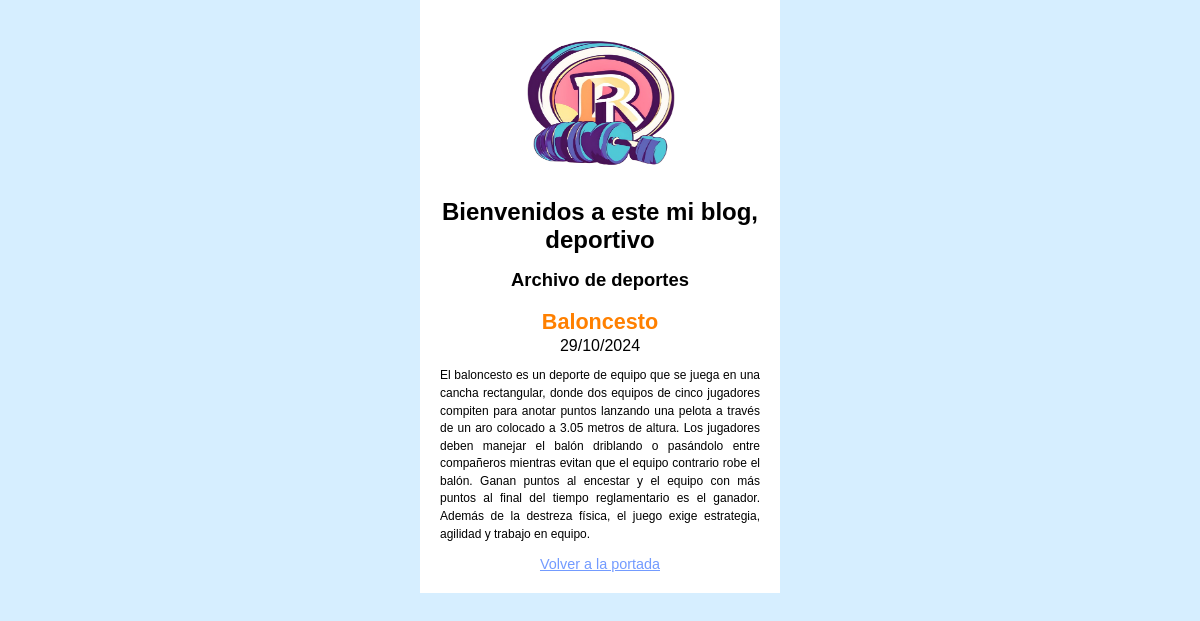
Screenshot of /deporte/1 with the database file from the repository.
### blog/models.py (models this page shows, shortened)
class Post(models.Model):
    title = models.CharField(max_length=200, verbose_name="Titulo")
    content = models.TextField(verbose_name="Contenido")
    created = models.DateTimeField(auto_now_add=True,verbose_name="Creado")
    modified = models.DateTimeField(auto_now=True, verbose_name="Modificado")
    class Meta:
        verbose_name="Entrada"
        verbose_name_plural="Entradas"

### blog/views.py (the view)
# urls.py: path('deporte/<id>', post, name="post"),
def post(request, id):
    post = Post.objects.get(id=id)
    return render(request, "blog/post.html", {"post": post})

### blog/templates/blog/post.html (shortened to what this page needs)
{% extends "blog/base.html" %}
{% block content %}
    <div>
        <h3>{{post.title}}</h3>
        <span class = "date"> {{ post.created|date:"SHORT_DATE_FORMAT" }}</span>
        <p>{{post.content}}</p>
        <a href="{% url 'home' %}">Volver a la portada</a>
    </div>
{% endblock %}

### blog/static/blog/styles.css (style rules this page uses)
body { font-family: Arial, Helvetica, sans-serif; padding: 0; margin: 0; background: rgb(214, 238, 255); }
h3 { font-size: 135%; color: rgb(255, 128, 0); padding: 0.15rem 0; margin: 0; }
p { font-size: 75%; text-align: justify; line-height: 1.1rem; }
a { font-size: 90%; color: rgb(115, 155, 255); }

### rows the page displays
Post: title "Baloncesto", created "29/10/2024", content "El baloncesto es un deporte de equipo que se juega en una cancha rectangular, donde dos equipos de cinco jugadores compiten para anotar puntos lanzando una pelota a través de un aro colocado a 3.05 metros de altura. Los jugadores deben manejar el balón driblando o pasándolo entre compañeros mientras evitan que el equipo contrario robe el balón. Ganan puntos al encestar y el equipo con más puntos al final del tiempo reglamentario es el ganador. Además de la destreza física, el juego exige estrategia, agilidad y trabajo en equipo."
